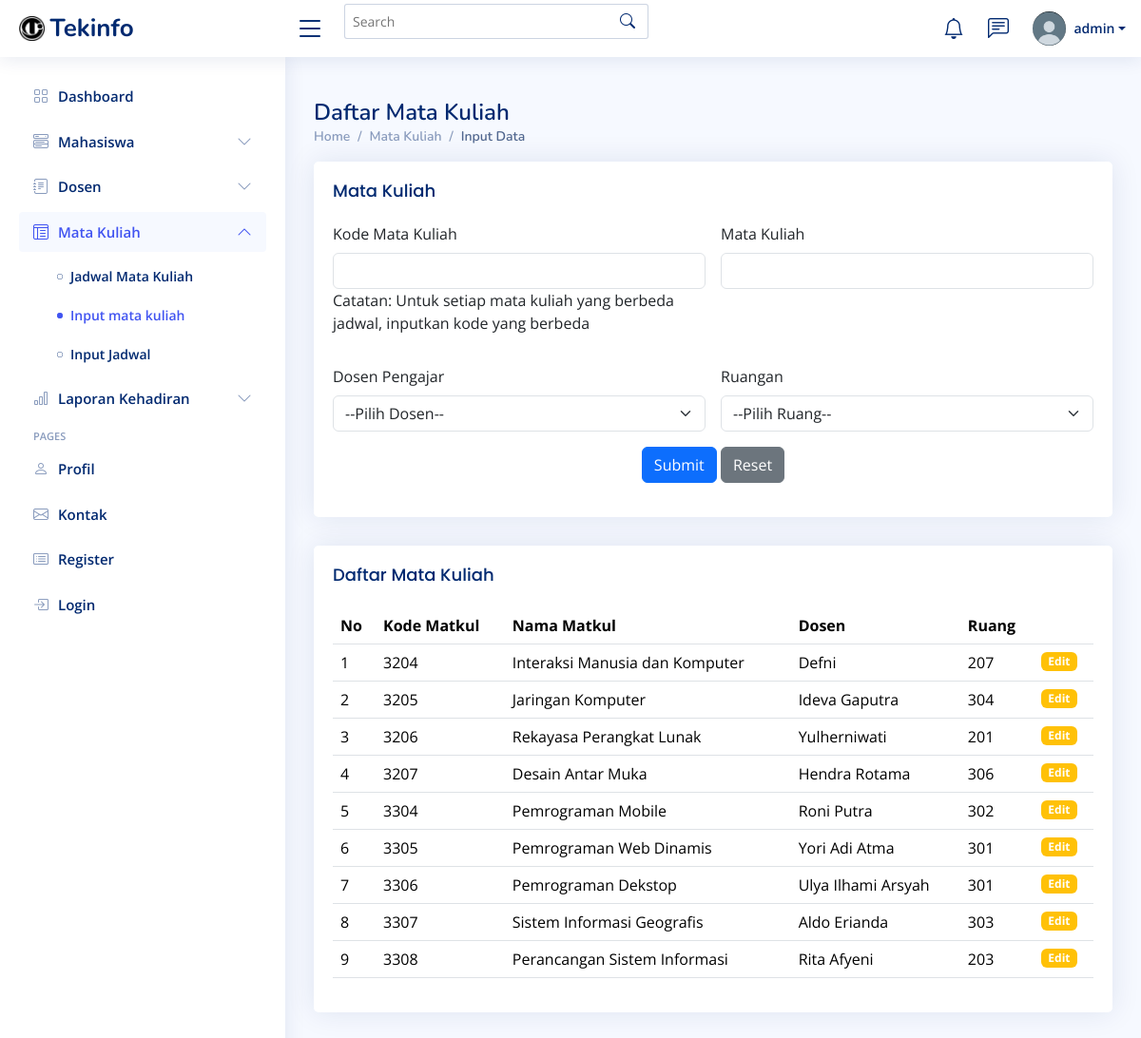
The app's page /modul/mata_kuliah/input-matakuliah.php (signed in) with its own data.
### tables this page shows
CREATE TABLE `matkul` (
  `kode_mk` int(11) NOT NULL,
  `nama_matkul` varchar(50) NOT NULL,
  `id_dosen` int(11) NOT NULL,
  `id_ruang` int(11) NOT NULL
);

CREATE TABLE `dosen` (
  `id` int(11) NOT NULL,
  `nip` varchar(50) NOT NULL,
  `nama` varchar(50) NOT NULL,
  `jenis_kelamin` enum('L','P') NOT NULL,
  `homebase` enum('TRPL','MI','TKOM') NOT NULL
);

### modul/mata_kuliah/input-matakuliah.php (the view, shortened to what this page needs)
<?php
    include '../../koneksi.php';
    var_dump($_POST);
    $matkul = "SELECT * FROM matkul,dosen WHERE matkul.id_dosen=dosen.id";
    $result = $db->query($matkul);
?>
<!DOCTYPE html>
<html lang="en">
<head>
  <link href="../assets/vendor/bootstrap/css/bootstrap.min.css" rel="stylesheet">
  <link href="../assets/vendor/bootstrap-icons/bootstrap-icons.css" rel="stylesheet">
  <link href="../assets/vendor/boxicons/css/boxicons.min.css" rel="stylesheet">
  <link href="../assets/vendor/quill/quill.snow.css" rel="stylesheet">
  <link href="../assets/vendor/quill/quill.bubble.css" rel="stylesheet">
  <link href="../assets/vendor/remixicon/remixicon.css" rel="stylesheet">
  <link href="../assets/vendor/simple-datatables/style.css" rel="stylesheet">
  <link href="../assets/css/style.css" rel="stylesheet">
</head>
<body>
  <header id="header" class="header fixed-top d-flex align-items-center">
<div class="d-flex align-items-center justify-content-between">
  <a href="#" class="logo d-flex align-items-center">
    <img src="../assets/img/Logo Ti.png" alt="">
    <span class="d-none d-lg-block">Tekinfo</span>
  </a>
  <i class="bi bi-list toggle-sidebar-btn"></i>
</div>
<div class="search-bar">
  <form class="search-form d-flex align-items-center" method="POST" action="#">
    <input type="text" name="query" placeholder="Search" title="Enter search keyword">
    <button type="submit" title="Search"><i class="bi bi-search"></i></button>
  </form>
</div>
<nav class="header-nav ms-auto">
  <ul class="d-flex align-items-center">
    <li class="nav-item dropdown">
      <a class="nav-link nav-icon" href="#" data-bs-toggle="dropdown">
        <i class="bi bi-bell"></i>
      </a>
    </li>
    <li class="nav-item dropdown">
      <a class="nav-link nav-icon" href="#" data-bs-toggle="dropdown">
        <i class="bi bi-chat-left-text"></i>
      </a>
    </li>
    <li class="nav-item dropdown pe-3">
      <a class="nav-link nav-profile d-flex align-items-center pe-0" href="#" data-bs-toggle="dropdown">
        <img src="../assets/img/icon.jpg" alt="Profile" class="rounded-circle">
        <span class="d-none d-md-block dropdown-toggle ps-2"><?=   $_SESSION['nama']?></span>
      </a>
    </li>
  </ul>
</nav>
</header>
<aside id="sidebar" class="sidebar">
<ul class="sidebar-nav" id="sidebar-nav">
  <li class="nav-item">
    <a class="nav-link collapsed" href="../../index.php">
      <i class="bi bi-grid"></i>
      <span>Dashboard</span>
    </a>
  </li>
  <li class="nav-item">
    <a class="nav-link collapsed" data-bs-target="#components-nav" data-bs-toggle="collapse" href="#">
      <i class="bi bi-menu-button-wide"></i><span>Mahasiswa</span><i class="bi bi-chevron-down ms-auto"></i>
    </a>
  </li>
  <li class="nav-item">
    <a class="nav-link collapsed" data-bs-target="#forms-nav" data-bs-toggle="collapse" href="#">
      <i class="bi bi-journal-text"></i><span>Dosen</span><i class="bi bi-chevron-down ms-auto"></i>
    </a>
  </li>
  <li class="nav-item">
    <a class="nav-link " data-bs-target="#tables-nav" data-bs-toggle="collapse" href="#">
      <i class="bi bi-layout-text-window-reverse"></i><span>Mata Kuliah</span><i class="bi bi-chevron-down ms-auto"></i>
    </a>
    <ul id="tables-nav" class="nav-content collapse show" data-bs-parent="#sidebar-nav">
      <li>
        <a href="mata-kuliah.php" >
          <i class="bi bi-circle"></i><span>Jadwal Mata Kuliah</span>
        </a>
      </li>
      <?php
      if ($_SESSION['level']=='admin'){
      ?>
      <li>
        <a href="#" class="active">
          <i class="bi bi-circle"></i><span>Input mata kuliah</span>
        </a>
      </li>
      <li>
        <a href="../jadwal/input_jadwal.php" >
          <i class="bi bi-circle"></i><span>Input Jadwal</span>
        </a>
      </li>
      <?php } ?>
    </ul>
  </li>
  <li class="nav-item">
        <a class="nav-link collapsed" data-bs-target="#charts-nav" data-bs-toggle="collapse" href="#">
          <i class="bi bi-bar-chart"></i><span>Laporan Kehadiran</span><i class="bi bi-chevron-down ms-auto"></i>
        </a>
      </li>
  <li class="nav-heading">Pages</li>
  <li class="nav-item">
    <a class="nav-link collapsed" href="../../profil.php">
      <i class="bi bi-person"></i>
      <span>Profil</span>
    </a>
  </li>
  <li class="nav-item">
    <a class="nav-link collapsed" href="#">
      <i class="bi bi-envelope"></i>
      <span>Kontak</span>
    </a>
  </li>
  <li class="nav-item">
    <a class="nav-link collapsed" href="../../buat-akun.php">
      <i class="bi bi-card-list"></i>
      <span>Register</span>
    </a>
  </li>
  <li class="nav-item">
    <a class="nav-link collapsed" href="../../login.php">
      <i class="bi bi-box-arrow-in-right"></i>
      <span>Login</span>
    </a>
  </li>
</ul>
</aside>
<main id="main" class="main">
    <div class="pagetitle">
      <h1 text-align="center">Daftar Mata Kuliah</h1>
      <nav>
        <ol class="breadcrumb">
          <li class="breadcrumb-item"><a href="../../index.php">Home</a></li>
          <li class="breadcrumb-item ">Mata Kuliah</li>
          <li class="breadcrumb-item active">Input Data</li>
        </ol>
      </nav>
    </div>
    <div class="card">
      <div class="card-body">
        <h5 class="card-title">Mata Kuliah</h5>
            <form class="row g-3" method="post">
                          <div class="col-md-6">
                            <label for="inputName5" class="form-label">Kode Mata Kuliah</label>
                            <input type="number" class="form-control" name="kode_mk">
                            <p>Catatan: Untuk setiap mata kuliah yang berbeda jadwal, inputkan kode yang berbeda</p>
                          </div>
                          <div class="col-md-6">
                            <label for="inputName5" class="form-label">Mata Kuliah</label>
                            <input type="text" class="form-control" name="nama_matkul">
                          </div>
                          <div class="col-md-6">
                            <label for="inputName5" class="form-label">Dosen Pengajar</label>
                            <select name="id_dosen" class="form-select">
                            <option value="">--Pilih Dosen--</option>
                            </select>
                          </div>
                          <div class="col-md-6">
                            <label for="inputName5" class="form-label">Ruangan</label>
                            <select name="id_ruang" class="form-select">
                            <option value="">--Pilih Ruang--</option>
                        </select>
                          </div>
                          <div class="text-center">
                            <button type="submit" name="submit" class="btn btn-primary">Submit</button>
                            <button type="reset" class="btn btn-secondary">Reset</button>
                          </div>
            </form>
      </div>
    </div>
    <div class="card">
            <div class="card-body">
              <h5 class="card-title">Daftar Mata Kuliah</h5>
              <table class="table datatable">
                <thead>
                  <tr>
                    <th>No</th>
                    <th>Kode Matkul</th>
                    <th>Nama Matkul</th>
                    <th>Dosen</th>
                    <th>Ruang</th>
                    <?php
                    if ($_SESSION['level']=='admin'){
                    ?>
                    <th></th>
                    <?php } ?>
                  </tr>
                </thead>
                <tbody>
                  <?php $nomor = 1;
                  foreach ($result as $row): ?>
                    <tr>
                      <td><?= $nomor++ ?></td>
                      <td><?= $row['kode_mk'] ?></td>
                      <td><?= $row['nama_matkul'] ?></td>
                      <td><?= $row['nama'] ?></td>
                      <td><?= $row['id_ruang'] ?></td>
                      <?php
                      if ($_SESSION['level']=='admin'){
                      ?>
                      <td>
                        <a class="badge bg-warning" href="edit-matakuliah.php?kode_mk=<?php echo $row['kode_mk']?>">Edit</a>
                      </td>
                      <?php } ?>
                    </tr>
                  <?php endforeach; ?>
                </tbody>
              </table>
            </div>
          </div>
</main>
</body>
</html>

### modul/assets/css/style.css (style rules this page uses)
:root { scroll-behavior: smooth; }
body { font-family: "Open Sans", sans-serif; background: #f6f9ff; color: #444444; }
a { color: #4154f1; text-decoration: none; }
h1, h2, h3, h4, h5, h6 { font-family: "Nunito", sans-serif; }
#main { margin-top: 60px; padding: 20px 30px; transition: all 0.3s; }
.pagetitle { margin-bottom: 10px; }
.pagetitle h1 { font-size: 24px; margin-bottom: 0; font-weight: 600; color: #012970; }
.card { margin-bottom: 30px; border: none; border-radius: 5px; box-shadow: 0px 0 30px rgba(1, 41, 112, 0.1); }
.card-title { padding: 20px 0 15px 0; font-size: 18px; font-weight: 500; color: #012970; font-family: "Poppins", sans-serif; }
.card-body { padding: 0 20px 20px 20px; }
.breadcrumb { font-size: 14px; font-family: "Nunito", sans-serif; color: #899bbd; font-weight: 600; }
.breadcrumb a { color: #899bbd; transition: 0.3s; }
.breadcrumb .breadcrumb-item::before { color: #899bbd; }
.breadcrumb .active { color: #51678f; font-weight: 600; }
.logo { line-height: 1; }
@media (min-width: 1200px) { .logo { width: 280px; } }
.logo img { max-height: 26px; margin-right: 6px; }
.logo span { font-size: 26px; font-weight: 700; color: #012970; font-family: "Nunito", sans-serif; }
.header { transition: all 0.5s; z-index: 997; height: 60px; box-shadow: 0px 2px 20px rgba(1, 41, 112, 0.1); background-color: #fff; padding-left: 20px; }
.header .toggle-sidebar-btn { font-size: 32px; padding-left: 10px; cursor: pointer; color: #012970; }
.header .search-bar { min-width: 360px; padding: 0 20px; }
.header .search-form { width: 100%; }
.header .search-form input { border: 0; font-size: 14px; color: #012970; border: 1px solid rgba(1, 41, 112, 0.2); padding: 7px 38px 7px 8px; border-radius: 3px; transition: 0.3s; width: 100%; }
.header .search-form button { border: 0; padding: 0; margin-left: -30px; background: none; }
.header .search-form button i { color: #012970; }
.header-nav ul { list-style: none; }
.header-nav>ul { margin: 0; padding: 0; }
.header-nav .nav-icon { font-size: 22px; color: #012970; margin-right: 25px; position: relative; }
.header-nav .nav-profile { color: #012970; }
.header-nav .nav-profile img { max-height: 36px; }
.header-nav .nav-profile span { font-size: 14px; font-weight: 600; }
.sidebar { position: fixed; top: 60px; left: 0; bottom: 0; width: 300px; z-index: 996; transition: all 0.3s; padding: 20px; overflow-y: auto; scrollbar-width: thin; scrollbar-color: #aab7cf transparent; box-shadow: 0px 0px 20px rgba(1, 41, 112, 0.1); background-color: #fff; }
@media (min-width: 1200px) { #main, #footer { margin-left: 300px; } }
.sidebar-nav { padding: 0; margin: 0; list-style: none; }
.sidebar-nav li { padding: 0; margin: 0; list-style: none; }
.sidebar-nav .nav-item { margin-bottom: 5px; }
.sidebar-nav .nav-heading { font-size: 11px; text-transform: uppercase; color: #899bbd; font-weight: 600; margin: 10px 0 5px 15px; }
.sidebar-nav .nav-link { display: flex; align-items: center; font-size: 15px; font-weight: 600; color: #4154f1; transition: 0.3; background: #f6f9ff; padding: 10px 15px; border-radius: 4px; }
.sidebar-nav .nav-link i { font-size: 16px; margin-right: 10px; color: #4154f1; }
.sidebar-nav .nav-link.collapsed { color: #012970; background: #fff; }
.sidebar-nav .nav-link.collapsed i { color: #899bbd; }
.sidebar-nav .nav-link .bi-chevron-down { margin-right: 0; transition: transform 0.2s ease-in-out; }
.sidebar-nav .nav-link:not(.collapsed) .bi-chevron-down { transform: rotate(180deg); }
.sidebar-nav .nav-content { padding: 5px 0 0 0; margin: 0; list-style: none; }
.sidebar-nav .nav-content a { display: flex; align-items: center; font-size: 14px; font-weight: 600; color: #012970; transition: 0.3; padding: 10px 0 10px 40px; transition: 0.3s; }
.sidebar-nav .nav-content a i { font-size: 6px; margin-right: 8px; line-height: 0; border-radius: 50%; }
.sidebar-nav .nav-content a:hover, .sidebar-nav .nav-content a.active { color: #4154f1; }
.sidebar-nav .nav-content a.active i { background-color: #4154f1; }

### records on screen
matkul: kode_mk "3204", nama_matkul "Interaksi Manusia dan Komputer", id_dosen.nama "Defni", id_ruang "207"
matkul: kode_mk "3205", nama_matkul "Jaringan Komputer", id_dosen.nama "Ideva Gaputra", id_ruang "304"
matkul: kode_mk "3206", nama_matkul "Rekayasa Perangkat Lunak", id_dosen.nama "Yulherniwati", id_ruang "201"
matkul: kode_mk "3207", nama_matkul "Desain Antar Muka", id_dosen.nama "Hendra Rotama", id_ruang "306"
matkul: kode_mk "3304", nama_matkul "Pemrograman Mobile", id_dosen.nama "Roni Putra", id_ruang "302"
matkul: kode_mk "3305", nama_matkul "Pemrograman Web Dinamis", id_dosen.nama "Yori Adi Atma", id_ruang "301"
matkul: kode_mk "3306", nama_matkul "Pemrograman Dekstop", id_dosen.nama "Ulya Ilhami Arsyah", id_ruang "301"
matkul: kode_mk "3307", nama_matkul "Sistem Informasi Geografis", id_dosen.nama "Aldo Erianda", id_ruang "303"
matkul: kode_mk "3308", nama_matkul "Perancangan Sistem Informasi", id_dosen.nama "Rita Afyeni", id_ruang "203"

### other values on screen
$_SESSION['nama'] "admin"
